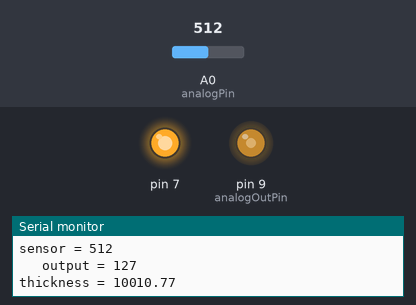
A sketch run on a simulated Arduino Uno, built with avr-gcc and run on an emulated ATmega328P. Parts: output pins drawn as LEDs (lit = HIGH), the last lines printed to the serial monitor. Dashed ring = blinking. Inputs (shaded band) come from the test bench; at power-on: A0 (analogPin) = 512.

Above: at 1.2 s.
1.3 s: A0 (analogPin) set to 716
At 2.1 s:
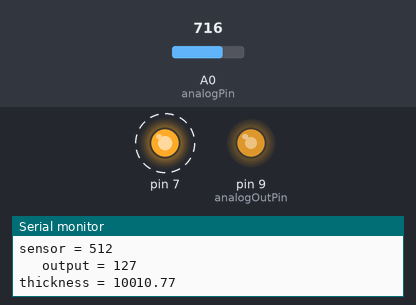
4.3 s: A0 (analogPin) set to 900
At 4.45 s:
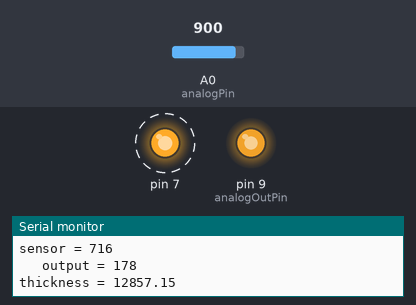
7.3 s: A0 (analogPin) set to 483
At 9.2 s:
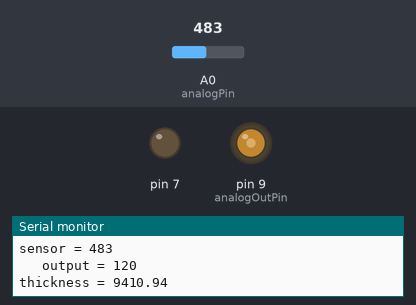
10.3 s: A0 (analogPin) set to 465
At 13.1 s:
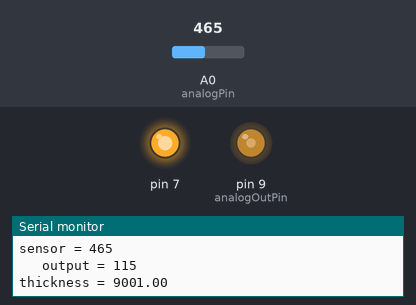
13.3 s: A0 (analogPin) set to 395
At 15.2 s:
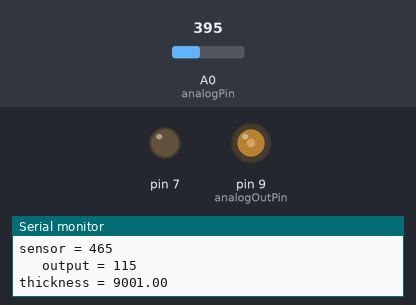
16.3 s: A0 (analogPin) set to 377
At 20.0 s:
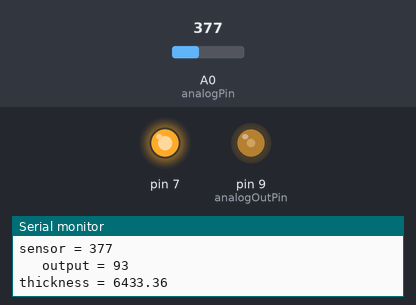
Timing chart, 0 to 20.3 s (numbered marks = the images above; inputs shaded):
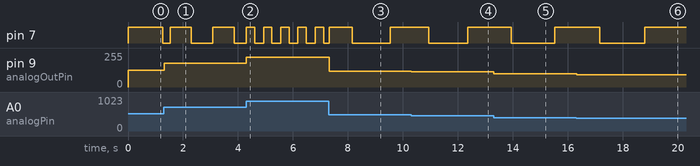

The sketch:

maplin_mq2.ino
```cpp
const int analogPin = A0;
const int analogOutPin = 9;

int sensorValue = 0;
int outputValue = 0;

float thickness;
int count, count1;


void setup() {
  // put your setup code here, to run once:
  Serial.begin(9600);
  pinMode(7, OUTPUT);
}

void loop() {
  // put your main code here, to run repeatedly:
  count1++;
  sensorValue = analogRead(analogPin);
  outputValue = map(sensorValue, 0, 1023, 0, 255);
  analogWrite(analogOutPin, outputValue);

  if(count==30){
    count1 = 0;
    Serial.print("sensor = ");
    Serial.println(sensorValue);
    Serial.print("\t output = ");
    Serial.println(outputValue);

    thickness = 20000-(5000*(1023/(float)sensorValue)-1);
    Serial.print("thickness = ");
    Serial.println(thickness);
    }
    count++;
    if(count>=(255-outputValue)){
      count = 0;
      }
    if(count<(255-outputValue)/2){
      digitalWrite(7, HIGH);
      delay(20);
      }
    else{
      digitalWrite(7, LOW);
      delay(20);
      }
}
```

Measured:
- the behaviour switches between 466 and 465 on A0 (analogPin) (found by bisection; images 3 and 4)
- the behaviour switches between 378 and 377 on A0 (analogPin) (found by bisection; images 5 and 6)
- after the input at 1.3 s, pin 9 (analogOutPin): 127/255 → 178/255 at once
- after the input at 4.3 s, pin 7: alternates HIGH for 0.30 s and LOW for 0.32 s, starting at once; pin 9 (analogOutPin): 178/255 → 224/255 at once
- after the input at 7.3 s, pin 9 (analogOutPin): 224/255 → 120/255 at once
- after the input at 10.3 s, pin 9 (analogOutPin): 120/255 → 115/255 at once
- after the input at 13.3 s, pin 9 (analogOutPin): 115/255 → 98/255 at once
- after the input at 16.3 s, pin 9 (analogOutPin): 98/255 → 93/255 at once
